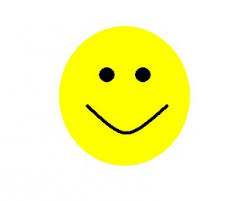
//> input picture bmp picture/10.jfif, 251 x 201 px
$ ./MainProgram 'bmp picture/10.jfif'   (built with g++ and OpenCV 4)
//> lines starting //> are read from the running program, lines starting //| are printed output that depends on the picture
#include <iostream>
#include <fstream>
#include <typeinfo>
#include <math.h>
#include <cstdio>
#include <omp.h>
#include <ctime>

#include <opencv2/core/core.hpp>
#include <opencv2/highgui/highgui.hpp>
#include <opencv2/imgproc/imgproc.hpp>


cv::Mat GaussianBlur(cv::Mat image) {
    cv::Mat returnImage = image;

    double sigma = 1;
    int W = 5;
    double mean = W/2;
    double kernel[W][W];
    double sum = 0.0;
    for (int x = 0; x < W; ++x)
        for (int y = 0; y < W; ++y) {
            kernel[x][y] = exp( -0.5 * (pow((x-mean)/sigma, 2.0) + pow((y-mean)/sigma,2.0)) )
                / (2 * M_PI * sigma * sigma);
            sum += kernel[x][y];
        }

    for (int x = 0; x < W; ++x)
        for (int y = 0; y < W; ++y)
            kernel[x][y] /= sum;

    int i, j;
    int radius = W;
    double val1 = 0, val2 = 0, val3 = 0;

    // 1) loop over all pixels
    for (i = 0; i < image.cols; i++) {
        for (j = 0; j < image.rows; j++) {

            // 2) loop over kernel
            int iy;
            int ix;
            for (ix = -radius/2 ; ix <= radius/2; ix++) {
                for (iy = -radius/2; iy <= radius/2; iy++) {

                    // values for multiplication
                    int x = std::min(image.cols, std::max(0, i-ix));
                    int y = std::min(image.rows, std::max(0, j-iy));
                    val1 += (image.at<cv::Vec3b>(y, x)[0] * kernel[iy+2][ix+2]);
                    val2 += (image.at<cv::Vec3b>(y, x)[1] * kernel[iy+2][ix+2]);
                    val3 += (image.at<cv::Vec3b>(y, x)[2] * kernel[iy+2][ix+2]);
                }
            }

            returnImage.at<cv::Vec3b>(j, i)[0] = int(val1);
            returnImage.at<cv::Vec3b>(j, i)[1] = int(val2);
            returnImage.at<cv::Vec3b>(j, i)[2] = int(val3);
            val1 = val2 = val3 = 0;
        }
    }
    return returnImage;
}


cv::Mat GaussianBlur_omp(cv::Mat image, int num_procs) {
    // std::cout << "Applying Gaussian Blur on image." << std::endl;
    // std::cout << "Creating kernel." << std::endl;
    cv::Mat returnImage = image;


    double sigma = 1;
    int W = 5;
    double kernel[W][W];
    double mean = W/2;
    double sum = 0.0; // For accumulating the kernel values
    for (int x = 0; x < W; ++x)
        for (int y = 0; y < W; ++y) {
            kernel[x][y] = exp( -0.5 * (pow((x-mean)/sigma, 2.0) + pow((y-mean)/sigma,2.0)) )
                / (2 * M_PI * sigma * sigma);

            // Accumulate the kernel values
            sum += kernel[x][y];
        }
    // Normalize the kernel
    for (int x = 0; x < W; ++x)
        for (int y = 0; y < W; ++y)
            kernel[x][y] /= sum;


    omp_set_num_threads(num_procs);

    // std::cout << "Applying kernel." << std::endl;
    int i, j;
    int radius = W;
    double val1 = 0, val2 = 0, val3 = 0;

#pragma omp parallel for shared(image) private(i,j,val1,val2,val3)
    for (i = 0; i < image.cols; i++) {
        for (j = 0; j < image.rows; j++) {

            // 2) loop over kernel
            int iy;
            int ix;
            // std::cout << "New kernel loop for pixel " << j << "," << i << std::endl;

            for (iy = -radius/2; iy <= radius/2; iy++) {
                // looping over y value of kernel
                for (ix = -radius/2; ix <= radius/2; ix++) {
                    // looping over x value of kernel

                    // values for multiplication
                    int x = std::min(image.cols, std::max(0, i-ix));
                    int y = std::min(image.rows, std::max(0, j-iy));

                    val1 += (image.at<cv::Vec3b>(y, x)[0] * kernel[iy+2][ix+2]);
                    val2 += (image.at<cv::Vec3b>(y, x)[1] * kernel[iy+2][ix+2]);
                    val3 += (image.at<cv::Vec3b>(y, x)[2] * kernel[iy+2][ix+2]);
                }
            }

            returnImage.at<cv::Vec3b>(j, i)[0] = int(val1);
            returnImage.at<cv::Vec3b>(j, i)[1] = int(val2);
            returnImage.at<cv::Vec3b>(j, i)[2] = int(val3);
            val1 = val2 = val3 = 0;
        }
    }
    return returnImage;
}

cv::Mat GaussianBlur_omp_2(cv::Mat image, int num_procs) {
    cv::Mat returnImage = image;


    double sigma = 1;
    int W = 5;
    double kernel[W][W];
    double mean = W/2;
    double sum = 0.0; // For accumulating the kernel values
    for (int x = 0; x < W; ++x)
        for (int y = 0; y < W; ++y) {
            kernel[x][y] = exp( -0.5 * (pow((x-mean)/sigma, 2.0) + pow((y-mean)/sigma,2.0)) )
                / (2 * M_PI * sigma * sigma);

            sum += kernel[x][y];
        }

    // Normalize the kernel
    for (int x = 0; x < W; ++x)
        for (int y = 0; y < W; ++y)
            kernel[x][y] /= sum;

    omp_set_num_threads(num_procs);

    int i, j;
    int radius = W;
    double val1 = 0, val2 = 0, val3 = 0;
#pragma omp parallel for shared(image) private(i)
    for (i = 0; i < image.cols; i++) {
#pragma omp parallel for shared(image) private(j,val1,val2,val3)
        for (j = 0; j < image.rows; j++) {

            // 2) loop over kernel
            int iy;
            int ix;

            for (iy = -radius/2; iy <= radius/2; iy++) {
                // looping over y value of kernel
                for (ix = -radius/2; ix <= radius/2; ix++) {
                    // looping over x value of kernel

                    // values for multiplication
                    int x = std::min(image.cols, std::max(0, i-ix));
                    int y = std::min(image.rows, std::max(0, j-iy));

                    val1 += (image.at<cv::Vec3b>(y, x)[0] * kernel[iy+2][ix+2]);
                    val2 += (image.at<cv::Vec3b>(y, x)[1] * kernel[iy+2][ix+2]);
                    val3 += (image.at<cv::Vec3b>(y, x)[2] * kernel[iy+2][ix+2]);
                }
            }

            returnImage.at<cv::Vec3b>(j, i)[0] = int(val1);
            returnImage.at<cv::Vec3b>(j, i)[1] = int(val2);
            returnImage.at<cv::Vec3b>(j, i)[2] = int(val3);
            val1 = val2 = val3 = 0;
        }
    }
    return returnImage;
}

int main(int argc, char *argv[]) {
    if (argc != 2)
    {
        std::cout <<"Usage: ./blur sourceimage" << std::endl;
        return -1;
    }

    std::ofstream logs;
    logs.open("logfile.txt");


    // cv::Mat image;
    auto image = cv::imread(argv[1], CV_LOAD_IMAGE_COLOR);
//> image is the input picture: 201 rows x 251 cols, CV_8UC3; mean B, G, R 183.5, 251, 251.1
    cv::imwrite("original.png", image);

    std::cout << "type of image is: " << typeid(image).name() << std::endl;
//| type of image is: N2cv3MatE

    if(! image.data )                              // Check for invalid input
    {
        std::cout <<  "Could not open or find the image" << std::endl ;
        return -1;
    }
    std::cout << "Image dimension: " << image.dims << std::endl
        << "Image rows: " << image.rows << std::endl
        << "Image columns: " << image.cols << std::endl
        << "Channels: " << image.channels() << std::endl
        << "Size: " << image.size() << std::endl
        << "Type: " << image.type() << std::endl;
//| Image dimension: 2
//| Image rows: 201
//| Image columns: 251
//| Channels: 3
//| Size: [251 x 201]
//| Type: 16


    cv::namedWindow( "Display window", cv::WINDOW_AUTOSIZE );// Create a window for display.


    auto gaussianImage = cv::imread(argv[1], CV_LOAD_IMAGE_COLOR);

    double duration, startTime;


    logs << "Blur\n";
    std::cout <<"Gaussian Blur Without OpenMp"
        << std::endl;
    for (int i = 0; i < 10; i++) {
        image = cv::imread(argv[1], CV_LOAD_IMAGE_COLOR);
        startTime = omp_get_wtime();
        gaussianImage = GaussianBlur(image);
//> after the loop in GaussianBlur, `for (i = 0; i < image.cols; i++)`:
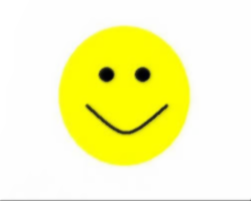
//> returnImage: 201 rows x 251 cols, CV_8UC3; mean B, G, R 182, 249.6, 249.6
//> after the loop in GaussianBlur, `for (i = 0; i < image.cols; i++)`: val1 = 0
        duration = omp_get_wtime() - startTime;
        logs << duration << "\n";
        std::cout << "FINISHED. Blurring without OpenMP took " << duration << " seconds." << std::endl;
        if (i == 9)
            cv::imwrite("gaussian_normal.png", gaussianImage);
    }


    logs << "Blur w/ OpenMP, simple, 8 kernels\n";
    std::cout << "Gaussian Blur With OpenMp - Simple 8 Kernels"
        << std::endl;
    for (int i = 0; i < 10; i++) {
        image = cv::imread(argv[1], CV_LOAD_IMAGE_COLOR);
        startTime = omp_get_wtime();
        gaussianImage = GaussianBlur_omp(image, 8);
        duration = omp_get_wtime() - startTime;
        logs << duration << "\n";
        std::cout << "FINISHED. Blurring with OpenMP, simple, 8 kernels" << duration << " seconds." << std::endl;
        if (i == 9)
            cv::imwrite("gaussian_openMP_8.png", gaussianImage);
    }

    logs << "Blur w/ OpenMP, double, 8 kernels\n";
    std::cout << "Gaussian Blur with OpenMp - double 8 kernels"
        << std::endl;
    for (int i = 0; i < 10; i++) {
        image = cv::imread(argv[1], CV_LOAD_IMAGE_COLOR);
        startTime = omp_get_wtime();
        gaussianImage = GaussianBlur_omp_2(image, 8);
        duration = omp_get_wtime() - startTime;
        logs << duration << "\n";
        std::cout << "FINISHED. Blurring with OpenMP, double, 8 kernels " << duration << " seconds." << std::endl;
        if (i == 9)
            cv::imwrite("gaussian_openMP_double_8.png", gaussianImage);
    }


    logs.close();
    return  0;

}
